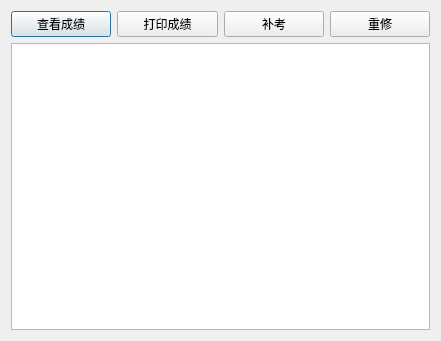
<?xml version="1.0" encoding="UTF-8"?>
<ui version="4.0">
 <class>stucell_grade</class>
 <widget class="QDialog" name="stucell_grade">
  <property name="geometry">
   <rect>
    <x>0</x>
    <y>0</y>
    <width>441</width>
    <height>341</height>
   </rect>
  </property>
  <property name="windowTitle">
   <string>Dialog</string>
  </property>
  <layout class="QGridLayout" name="gridLayout">
   <item row="0" column="0">
    <widget class="QPushButton" name="showGrade">
     <property name="text">
      <string>查看成绩</string>
     </property>
    </widget>
   </item>
   <item row="0" column="1">
    <widget class="QPushButton" name="printGrade">
     <property name="text">
      <string>打印成绩</string>
     </property>
    </widget>
   </item>
   <item row="0" column="2">
    <widget class="QPushButton" name="reExam">
     <property name="text">
      <string>补考</string>
     </property>
    </widget>
   </item>
   <item row="0" column="3">
    <widget class="QPushButton" name="reStudy">
     <property name="text">
      <string>重修</string>
     </property>
    </widget>
   </item>
   <item row="1" column="0" colspan="4">
    <widget class="QTableView" name="tableView"/>
   </item>
  </layout>
 </widget>
 <resources/>
 <connections/>
</ui>
